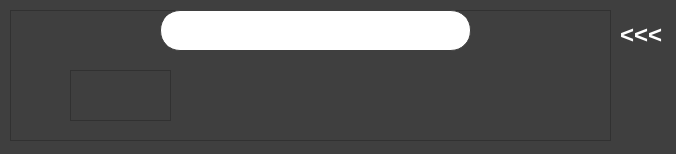
<?xml version="1.0" encoding="UTF-8"?>
<ui version="4.0">
 <class>MainWindow</class>
 <widget class="QMainWindow" name="MainWindow">
  <property name="geometry">
   <rect>
    <x>0</x>
    <y>0</y>
    <width>676</width>
    <height>154</height>
   </rect>
  </property>
  <property name="windowTitle">
   <string>Soundify</string>
  </property>
  <property name="styleSheet">
   <string notr="true">background-color: rgb(63, 63, 63);</string>
  </property>
  <widget class="QWidget" name="centralwidget">
   <widget class="QGraphicsView" name="Thumbnail">
    <property name="geometry">
     <rect>
      <x>10</x>
      <y>30</y>
      <width>181</width>
      <height>61</height>
     </rect>
    </property>
    <property name="styleSheet">
     <string notr="true">QGraphicsView {
                border: 4px rgb(88, 88, 88) ;
                border-radius: 10px;
	background-color: rgb(88, 88, 88);
            }</string>
    </property>
   </widget>
   <widget class="QSlider" name="Song_bar">
    <property name="geometry">
     <rect>
      <x>220</x>
      <y>50</y>
      <width>341</width>
      <height>16</height>
     </rect>
    </property>
    <property name="autoFillBackground">
     <bool>false</bool>
    </property>
    <property name="styleSheet">
     <string notr="true">QSlider::groove:horizontal {

        height: 5px;
	background-color: rgb(255, 255, 255);
        margin: 0px;
    }

    QSlider::handle:horizontal {


	background-color: rgb(255, 255, 255);
        width: 20px;
        margin: -4px 0; /* handle is placed by default 2px inside groove border */
        border-radius: 5px;
    }</string>
    </property>
    <property name="maximum">
     <number>100</number>
    </property>
    <property name="value">
     <number>0</number>
    </property>
    <property name="sliderPosition">
     <number>0</number>
    </property>
    <property name="orientation">
     <enum>Qt::Horizontal</enum>
    </property>
   </widget>
   <widget class="QCommandLinkButton" name="commandLinkButton">
    <property name="geometry">
     <rect>
      <x>-390</x>
      <y>310</y>
      <width>222</width>
      <height>48</height>
     </rect>
    </property>
    <property name="text">
     <string>CommandLinkButton</string>
    </property>
   </widget>
   <widget class="QLabel" name="Title">
    <property name="geometry">
     <rect>
      <x>25</x>
      <y>100</y>
      <width>151</width>
      <height>20</height>
     </rect>
    </property>
    <property name="text">
     <string>TextLabel</string>
    </property>
    <property name="alignment">
     <set>Qt::AlignCenter</set>
    </property>
   </widget>
   <widget class="QLabel" name="Playpause">
    <property name="geometry">
     <rect>
      <x>390</x>
      <y>90</y>
      <width>31</width>
      <height>31</height>
     </rect>
    </property>
    <property name="styleSheet">
     <string notr="true">background-color: Transparent;</string>
    </property>
    <property name="text">
     <string/>
    </property>
    <property name="pixmap">
     <pixmap>icons_images/pause.png</pixmap>
    </property>
    <property name="scaledContents">
     <bool>true</bool>
    </property>
   </widget>
   <widget class="QLabel" name="Forward">
    <property name="geometry">
     <rect>
      <x>470</x>
      <y>90</y>
      <width>31</width>
      <height>31</height>
     </rect>
    </property>
    <property name="styleSheet">
     <string notr="true">background-color: Transparent;</string>
    </property>
    <property name="text">
     <string/>
    </property>
    <property name="pixmap">
     <pixmap>icons_images/forward.png</pixmap>
    </property>
    <property name="scaledContents">
     <bool>true</bool>
    </property>
   </widget>
   <widget class="QLabel" name="backward">
    <property name="geometry">
     <rect>
      <x>310</x>
      <y>90</y>
      <width>31</width>
      <height>31</height>
     </rect>
    </property>
    <property name="styleSheet">
     <string notr="true">background-color: Transparent;</string>
    </property>
    <property name="text">
     <string/>
    </property>
    <property name="pixmap">
     <pixmap>icons_images/backward.png</pixmap>
    </property>
    <property name="scaledContents">
     <bool>true</bool>
    </property>
   </widget>
   <widget class="QPushButton" name="forward_button">
    <property name="geometry">
     <rect>
      <x>470</x>
      <y>90</y>
      <width>32</width>
      <height>32</height>
     </rect>
    </property>
    <property name="styleSheet">
     <string notr="true">background-color:transparent;</string>
    </property>
    <property name="text">
     <string/>
    </property>
   </widget>
   <widget class="QPushButton" name="playpause_button">
    <property name="geometry">
     <rect>
      <x>390</x>
      <y>90</y>
      <width>32</width>
      <height>32</height>
     </rect>
    </property>
    <property name="styleSheet">
     <string notr="true">background-color:transparent;</string>
    </property>
    <property name="text">
     <string/>
    </property>
   </widget>
   <widget class="QPushButton" name="backward_button">
    <property name="geometry">
     <rect>
      <x>310</x>
      <y>90</y>
      <width>32</width>
      <height>32</height>
     </rect>
    </property>
    <property name="styleSheet">
     <string notr="true">background-color:transparent;</string>
    </property>
    <property name="text">
     <string/>
    </property>
   </widget>
   <widget class="QLabel" name="label">
    <property name="geometry">
     <rect>
      <x>620</x>
      <y>10</y>
      <width>51</width>
      <height>51</height>
     </rect>
    </property>
    <property name="styleSheet">
     <string notr="true">font-family: Arial; font-size: 24px; font-weight: bold; color: white;</string>
    </property>
    <property name="text">
     <string>&lt;&lt;&lt;</string>
    </property>
   </widget>
   <widget class="QPushButton" name="pushButton">
    <property name="geometry">
     <rect>
      <x>619</x>
      <y>10</y>
      <width>51</width>
      <height>50</height>
     </rect>
    </property>
    <property name="styleSheet">
     <string notr="true">QPushButton {
        background-color: rgba(0, 0, 0, 0); /* transparent background */
        border: none;
        color: white;
    }

    QPushButton:hover {
        background-color: rgba(255, 255, 255, 50); /* slightly translucent white background on hover */
    }</string>
    </property>
    <property name="text">
     <string/>
    </property>
   </widget>
   <widget class="QFrame" name="Search">
    <property name="geometry">
     <rect>
      <x>10</x>
      <y>10</y>
      <width>601</width>
      <height>131</height>
     </rect>
    </property>
    <property name="font">
     <font>
      <family>Arial Black</family>
     </font>
    </property>
    <property name="cursor">
     <cursorShape>IBeamCursor</cursorShape>
    </property>
    <property name="mouseTracking">
     <bool>true</bool>
    </property>
    <property name="whatsThis">
     <string/>
    </property>
    <property name="frameShape">
     <enum>QFrame::StyledPanel</enum>
    </property>
    <property name="frameShadow">
     <enum>QFrame::Raised</enum>
    </property>
    <widget class="QLineEdit" name="search_bar">
     <property name="geometry">
      <rect>
       <x>150</x>
       <y>0</y>
       <width>311</width>
       <height>41</height>
      </rect>
     </property>
     <property name="styleSheet">
      <string notr="true">QLineEdit {
        background-color: white;
        border: 1px solid rgb(63, 63, 63);
        border-radius: 20px;
        padding: 5px;
    }

    QLineEdit::placeholder {
        color: #aaa;
        font-size: 12px;
        font-style: italic;
    }

    QLineEdit:hover {
        border: 3px solid #007bff; /* blue border on hover */
    }

    QLineEdit:pressed {
        border: 3px solid #007bff; /* blue border on click */
    }</string>
     </property>
     <property name="text">
      <string/>
     </property>
    </widget>
    <widget class="QGraphicsView" name="thumbnail_search">
     <property name="geometry">
      <rect>
       <x>60</x>
       <y>60</y>
       <width>101</width>
       <height>51</height>
      </rect>
     </property>
    </widget>
    <widget class="QLabel" name="Title_search">
     <property name="geometry">
      <rect>
       <x>210</x>
       <y>60</y>
       <width>281</width>
       <height>51</height>
      </rect>
     </property>
     <property name="font">
      <font>
       <family>Arial</family>
       <pointsize>15</pointsize>
       <weight>50</weight>
       <bold>false</bold>
      </font>
     </property>
     <property name="styleSheet">
      <string notr="true">QLabel {
    color: #ffffff; /* or simply &quot;white&quot; */
}</string>
     </property>
     <property name="text">
      <string/>
     </property>
    </widget>
    <widget class="QPushButton" name="pushButton_2">
     <property name="geometry">
      <rect>
       <x>60</x>
       <y>50</y>
       <width>451</width>
       <height>71</height>
      </rect>
     </property>
     <property name="styleSheet">
      <string notr="true">QPushButton {
        background-color: rgba(0, 0, 0, 0); /* transparent background */
        border: none;
        color: white;
    }

    QPushButton:hover {
        background-color: rgba(255, 255, 255, 50); /* slightly translucent white background on hover */
    }</string>
     </property>
     <property name="text">
      <string/>
     </property>
    </widget>
   </widget>
   <zorder>Thumbnail</zorder>
   <zorder>Song_bar</zorder>
   <zorder>commandLinkButton</zorder>
   <zorder>Title</zorder>
   <zorder>Playpause</zorder>
   <zorder>backward</zorder>
   <zorder>Forward</zorder>
   <zorder>forward_button</zorder>
   <zorder>playpause_button</zorder>
   <zorder>backward_button</zorder>
   <zorder>label</zorder>
   <zorder>pushButton</zorder>
   <zorder>Search</zorder>
  </widget>
 </widget>
 <resources/>
 <connections/>
</ui>
